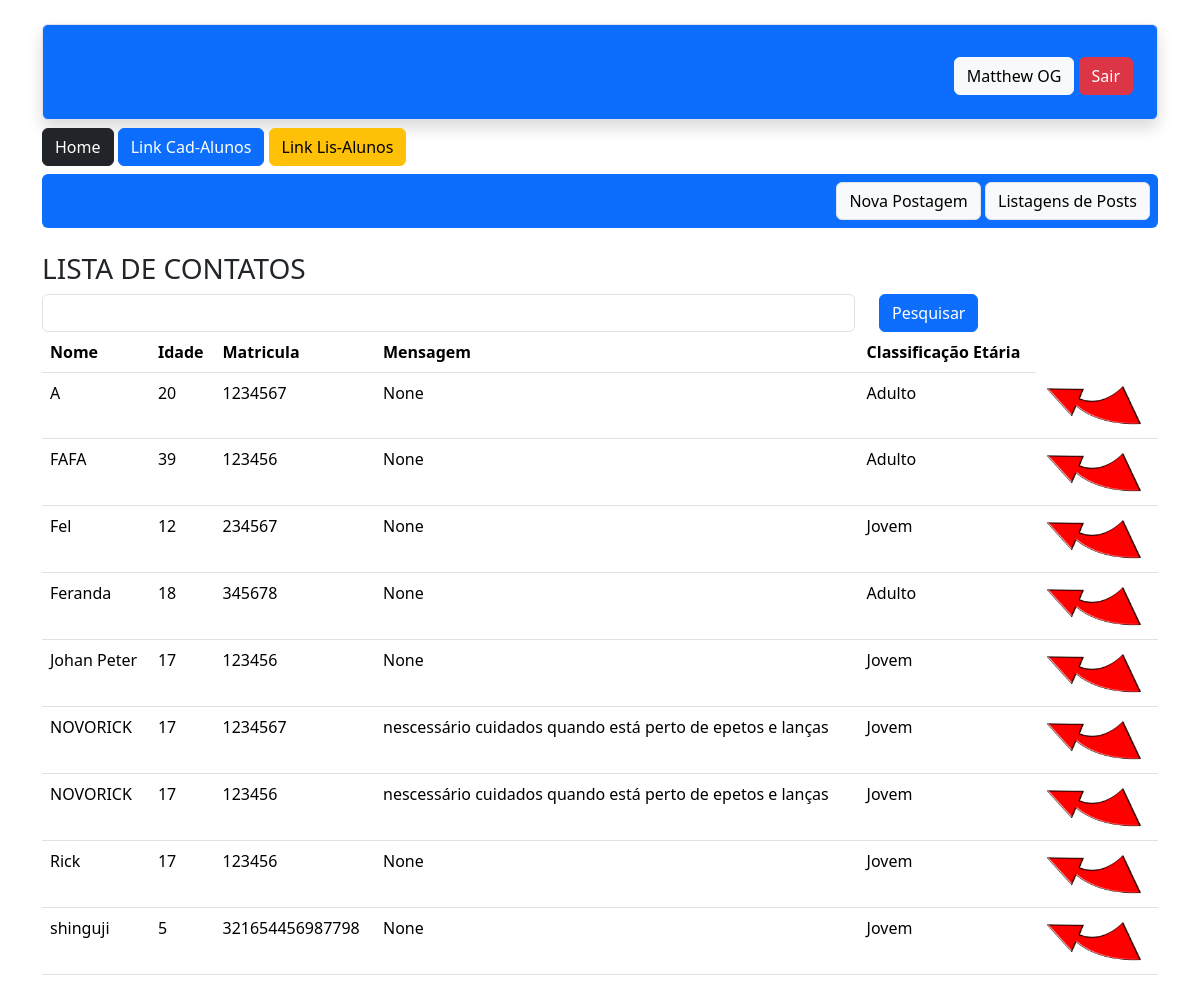
Page /contato/lista/ (signed in) on the committed database.
### app/models.py (models this page shows)
class User(db.Model, UserMixin):
    id = db.Column(db.Integer, primary_key = True)
    nome = db.Column(db.String, nullable = True)
    sobrenome = db.Column(db.String, nullable = True)
    email = db.Column(db.String, nullable = True)
    senha = db.Column(db.String, nullable = True)
    posts = db.relationship('Post', backref='user',lazy=True)

class Aluno(db.Model):  #Nome da tabela
    id = db.Column( db.Integer, primary_key=True)
    nome = db.Column( db.String, nullable=True)
    idade = db.Column( db.Integer, nullable=True)
    matricula = db.Column( db.Integer, nullable=True)
    descricao = db.Column( db.String, nullable=True)

### app/views.py (the view)
@app.route('/contato/lista/')
def contato_lista():
    if current_user.id == 7: return redirect(url_for('homepage'))
    if request.method =='GET':
        pesquisa = request.args.get('pesquisa','')
    dados = Aluno.query.order_by('nome')
    if pesquisa != '':
        dados = dados.filter_by(nome=pesquisa)
    context = {'dados' : dados.all()}
    return render_template('contato_lista.html', context=context)

### app/models.py (called while the page is built)
@login_manager.user_loader
def load_user(user_id):
    return User.query.get(user_id)

### app/templates/contato_lista.html (shortened to what this page needs)
{% extends 'base.html' %}
{% block content%}
</head>
    <div class="container">
        {% include 'nave.html' %}
            <div class="row mt-4">
                <h3>LISTA DE CONTATOS</h3>
                <form method="get" class="row">
                    <div class = "col-9">
                        <input type="text" name ="pesquisa" class="form-control">
                    </div>
                    <div class="col-3">
                        <button type="submit" class="btn btn-primary">Pesquisar</button>
                    </div>
                </form>
                <div class="col-12">
                    <table class="table">
                        <thead>
                            <tr>
                                <th>Nome</th>
                                <th>Idade</th>
                                <th>Matricula</th>
                                <th>Mensagem</th>
                                <th>Classificação Etária</th>
                            </tr>
                        </thead>
                            <body>
                                {% for linha in context['dados'] %}
                                <tr>
                                    <td>{{linha.nome}}</td>
                                    <td>{{linha.idade}}</td>
                                    <td>{{linha.matricula}}</td>
                                    <td>{{linha.descricao}}</td>
                                    <td>
                                        {%if linha.idade >= 18 %}
                                            Adulto
                                        {% else %}
                                            Jovem
                                        {% endif %}
                                    </td>
                                    <td><a href="{{url_for('contatoDetail',id=linha.id)}}">  <img src="{{url_for('static', filename='img/Clickbait-Arrow.png')}}" width="100" height="50"> </a></td>
                                </tr>
                                {% endfor %}
                            </body>
                    </table>
                </div>
            </div>
        </div>
{% endblock %}

### app/templates/nave.html
<div class = "text-center">
    <div class="mt-4 p-4 border shadow bg-primary rounded" style="background-image: url('https://images.fineartamerica.com/images-medium-large-5/fluffy-white-clouds-in-a-blue-sky-emrah-turudu.jpg'); background-repeat: no-repeat; background-size: cover;  ">
        {% if current_user.is_authenticated %}
                <div class = "mt-2 text-end ">
                    <span class='btn btn-light'>{{current_user.nome}} {{current_user.sobrenome}}</span>
                    <a href="{{url_for('logout')}}" class="btn btn-danger">Sair</a>
                </div>
        {% else %}
        <a href="{{url_for('cadastro')}}" class="btn btn-primary border">Faça o seu Cadastro</a>
        {% endif %}
    </div>
    <div class = 'mt-2 rounded'>
        <div class = "text-start">
            <a href="/"class="btn btn-dark">Home</a>
            <a href="{{url_for('contato')}}"class="btn btn-primary">Link Cad-Alunos </a>
            <a href="{{url_for('contato_lista')}}"class="btn btn-warning">Link Lis-Alunos </a>
        </div>
        <div class="bg-primary rounded p-2 mt-2  text-end " style="#background-image: url('https://i.guim.co.uk/img/media/4df537fc995e39f96ec356d87fd597d2da9d704b/0_156_4083_2450/master/4083.jpg?width=1200&height=1200&quality=85&auto=format&fit=crop&s=f0014a4b443ac2f383e96ba4fb501f2e');">
            <a href = "{{url_for('PostNovo')}}" class = "btn btn-light border">Nova Postagem </a>
            <a href = "{{url_for('PostLista')}}" class = "btn btn-light border">Listagens de Posts </a>
        </div>
    </div>
</div>

### rows in the picture
User: nome "Matthew", sobrenome "OG"
Aluno: nome "A", idade "20", matricula "1234567", descricao "None", shows "Adulto"
Aluno: nome "FAFA", idade "39", matricula "123456", descricao "None", shows "Adulto"
Aluno: nome "Fel", idade "12", matricula "234567", descricao "None", shows "Jovem"
Aluno: nome "Feranda", idade "18", matricula "345678", descricao "None", shows "Adulto"
Aluno: nome "Johan Peter", idade "17", matricula "123456", descricao "None", shows "Jovem"
Aluno: nome "NOVORICK", idade "17", matricula "1234567", descricao "nescessário cuidados quando está perto de epetos e lanças", shows "Jovem"
Aluno: nome "NOVORICK", idade "17", matricula "123456", descricao "nescessário cuidados quando está perto de epetos e lanças", shows "Jovem"
Aluno: nome "Rick", idade "17", matricula "123456", descricao "None", shows "Jovem"
Aluno: nome "shinguji", idade "5", matricula "321654456987798", descricao "None", shows "Jovem"
